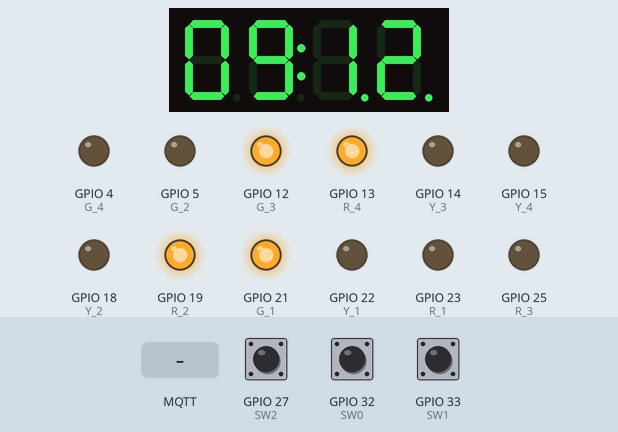
Recording of a program running on a simulated ESP32. Shown: 4-digit seven-segment display, output pins drawn as LEDs (lit = HIGH). The test bench sets the inputs (shaded band); at power-on: GPIO 27 (SW2) HIGH, GPIO 32 (SW0) HIGH, GPIO 33 (SW1) HIGH. WiFi joins after 1.5 s; servers stay silent unless stated; the local clock reads 2024-03-15 10:24:30 at power-on unless the program sets it; no MQTT or app messages arrive unless stated; not simulated (calls return 0 or success): credentials.h; what the program prints to the serial monitor is not drawn.

Above: at 3.1 s.
3.2 s: GPIO 27 (SW2) pulled LOW for 0.15 s
At 3.7 s:
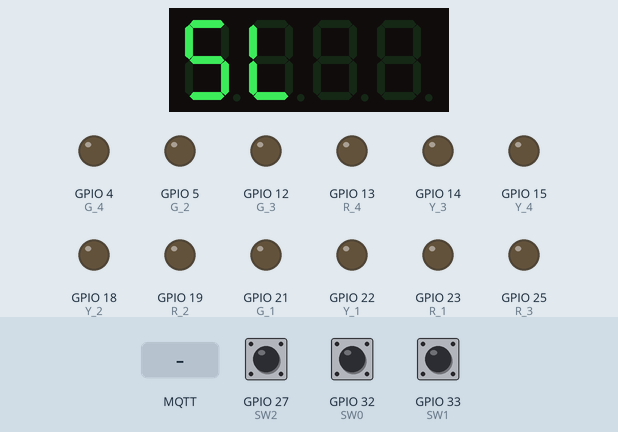
4.8 s: MQTT message "SLEEP" arrives on the second subscribed topic
At 5.8 s:
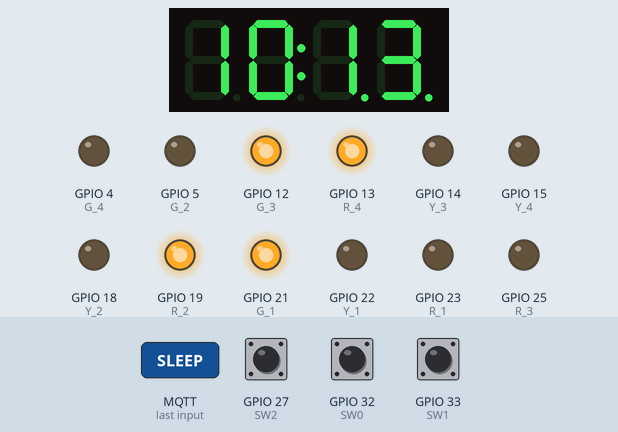
7.8 s: GPIO 32 (SW0) pulled LOW for 0.15 s
At 8.2 s:
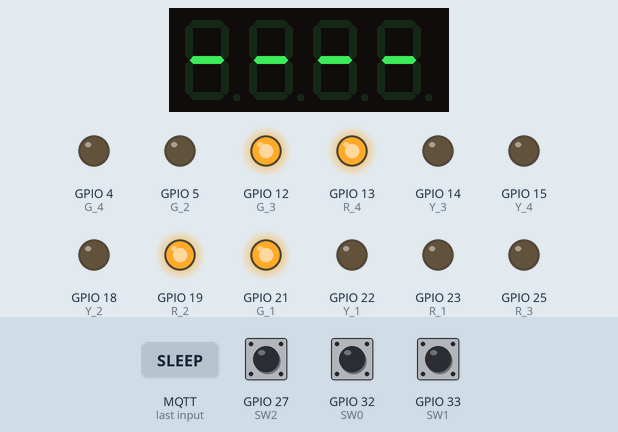
9.4 s: GPIO 33 (SW1) pulled LOW for 0.15 s
At 10.5 s:
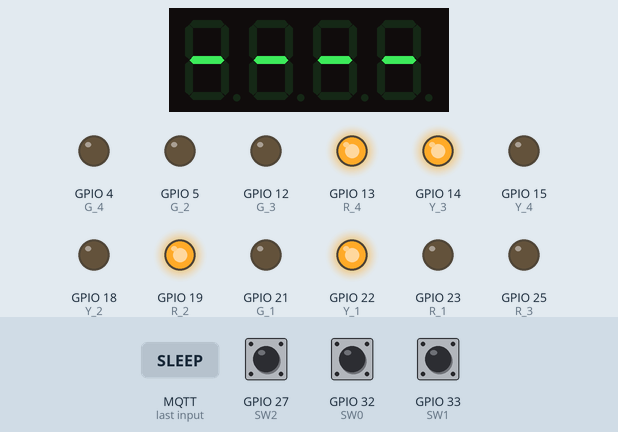
11.0 s: MQTT message "AUTO" arrives on the second subscribed topic
At 11.8 s:
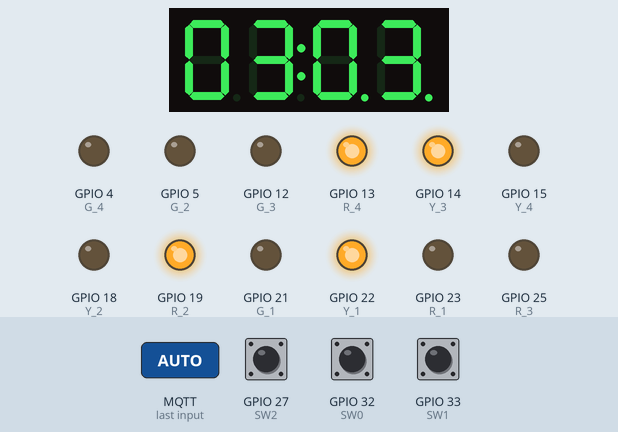
14.0 s: MQTT message "1" arrives on the first subscribed topic
At 17.3 s:
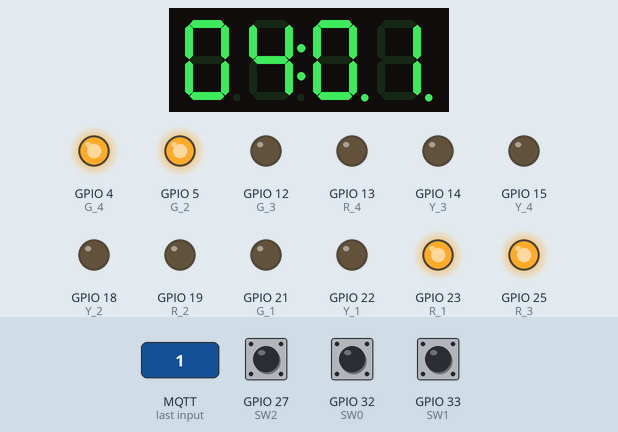
Timing chart, 0 to 19.5 s (numbered marks = the images above; inputs shaded):
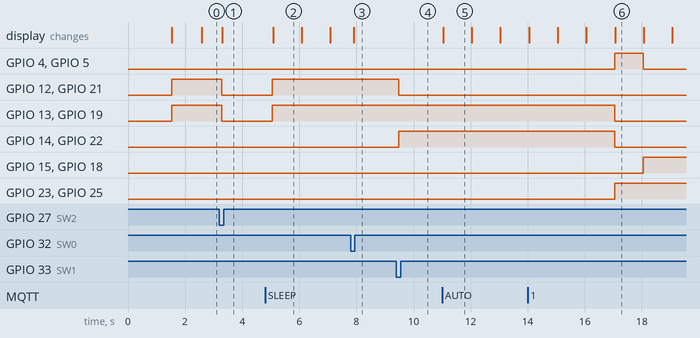

Measured:
- after the input at 3.2 s, GPIO 12 (G_3), GPIO 13 (R_4), GPIO 19 (R_2), GPIO 21 (G_1): HIGH → LOW after 0.08 s; the display: changes after 0.11 s (image 1)
- after the input at 4.8 s, GPIO 12 (G_3), GPIO 13 (R_4), GPIO 19 (R_2), GPIO 21 (G_1): LOW → HIGH after 0.26 s; the display: changes after 0.28 s (image 2)
- after the input at 7.8 s, the display: changes after 0.10 s (image 3)
- after the input at 9.4 s, GPIO 12 (G_3), GPIO 21 (G_1): HIGH → LOW after 0.08 s; GPIO 14 (Y_3), GPIO 22 (Y_1): LOW → HIGH after 0.08 s
- after the input at 11.0 s, the display: changes at once (image 5)
- after the input at 14.0 s, GPIO 4 (G_4), GPIO 5 (G_2), GPIO 23 (R_1), GPIO 25 (R_3): LOW → HIGH after 3.0 s instead of 0.02 s; GPIO 13 (R_4), GPIO 14 (Y_3), GPIO 19 (R_2), GPIO 22 (Y_1): HIGH → LOW after 3.0 s instead of 0.02 s; GPIO 15 (Y_4), GPIO 18 (Y_2): LOW → HIGH after 4.0 s
- what the display in image 2 shows lasts 1.0 s, from 5.1 s to 6.1 s

The program:

main.cpp
```cpp
#include "globals.h"
#include "network_manager.h"
#include "hardware_control.h"
#include "traffic_logic.h"

void firebaseTask(void *pvParameters) {
    Serial.println("Firebase task started on Core 0");
    while (true) {
        String* jsonStrPtr = NULL;
        if (xQueueReceive(firebaseQueue, &jsonStrPtr, portMAX_DELAY) == pdPASS) {
            if (jsonStrPtr != NULL) {
                FirebaseJson json;
                json.setJsonData(jsonStrPtr->c_str());
                if (Firebase.updateNode(fbdo, "/traffic_system/latest_status", json)) {
                    // Success
                } else {
                    Serial.print("Firebase async update failed: ");
                    Serial.println(fbdo.errorReason());
                }
                delete jsonStrPtr;
            }
        }
        vTaskDelay(pdMS_TO_TICKS(10));
    }
}

void setup() {
    Serial.begin(115200);

    // GPIO Initialization
    pinMode(R_1, OUTPUT); pinMode(Y_1, OUTPUT); pinMode(G_1, OUTPUT);
    pinMode(R_2, OUTPUT); pinMode(Y_2, OUTPUT); pinMode(G_2, OUTPUT);
    pinMode(R_3, OUTPUT); pinMode(Y_3, OUTPUT); pinMode(G_3, OUTPUT);
    pinMode(R_4, OUTPUT); pinMode(Y_4, OUTPUT); pinMode(G_4, OUTPUT);
    pinMode(SW0, INPUT_PULLUP); pinMode(SW1, INPUT_PULLUP);
    pinMode(SW2, INPUT_PULLUP);

    // TM1637 Display Setup
    display.setBrightness(0x0f);
    display.clear();

    // Wi-Fi and MQTT connection
    setup_wifi();
    client.setBufferSize(MQTT_BUFFER_SIZE);
    client.setServer(mqtt_server, MQTT_BROKER_PORT);
    client.setKeepAlive(60);
    client.setSocketTimeout(15);
    client.setCallback(callback);
    ensureMqttConnected();

    // Firebase Setup
    Serial.println("Khoi tao Firebase...");
    configTime(7 * 3600, 0, "pool.ntp.org", "time.nist.gov");
    unsigned long startSync = millis();
    while (time(nullptr) < 100000 && millis() - startSync < 5000) {
        delay(100);
    }

    firebaseConfig.host = FIREBASE_HOST;
    firebaseConfig.api_key = FIREBASE_AUTH;
    firebaseAuth.user.email = "test@gmail.com";
    firebaseAuth.user.password = "123456";

    Firebase.begin(&firebaseConfig, &firebaseAuth);
    Firebase.reconnectWiFi(true);

    // Khởi tạo Queue và Task cho Firebase chạy ngầm trên Core 0
    firebaseQueue = xQueueCreate(10, sizeof(String*));
    xTaskCreatePinnedToCore(
        firebaseTask,
        "FirebaseTask",
        8192,
        NULL,
        1,
        NULL,
        0
    );

    // Initial states
    lastChangeTime = millis();
    updateTimeLeft();
    updateLEDs();
    displayTime();

    Serial.println("He thong da khoi dong");
}

void loop() {
    ensureMqttConnected();
    client.loop();

    // Publish light state immediately on change
    static TrafficState lastPublishedState = (TrafficState)-1;
    if (currentState != lastPublishedState) {
        publishLightState(currentState);
        lastPublishedState = currentState;
    }

    checkSleepMode();

    static bool wasSleeping = false;
    if (sleepMode) {
        if (!wasSleeping) {
            enterSleepMode();
            wasSleeping = true;
        }
        if (millis() - lastMqttPub > 2000) {
            publishTrafficStatusToFirebase();
            lastMqttPub = millis();
        }
        return;
    }
    wasSleeping = false;

    checkButtons();

    if (currentMode == MODE_AUTO) {
        autoMode();
    }

    displayTime();

    if (millis() - lastMqttPub > 1000) {
        publishTrafficStatusToFirebase();
        lastMqttPub = millis();
    }

    delay(10);
}
```

globals.h
```cpp
#ifndef GLOBALS_H
#define GLOBALS_H

#include <Arduino.h>
#include <TM1637Display.h>
#include <WiFi.h>
#include <PubSubClient.h>
#include <FirebaseESP32.h>
#include <ArduinoJson.h>
#include "mqtt_config.h"
#include "credentials.h"

// Cấu hình Firebase
#define FIREBASE_HOST FB_HOST
#define FIREBASE_AUTH FB_AUTH


// Định nghĩa chân phần cứng
#define R_1 23
#define Y_1 22
#define G_1 21
#define R_2 19
#define Y_2 18
#define G_2 5
#define R_3 25
#define Y_3 14
#define G_3 12
#define R_4 13
#define Y_4 15
#define G_4 4
#define TM1637_CLK 17
#define TM1637_DIO 16
#define SW0 32
#define SW1 33
#define SW2 27

// Định nghĩa enums trạng thái
enum TrafficMode { MODE_AUTO, MODE_MANUAL };
enum TrafficState { STATE_1_GREEN, STATE_1_YELLOW, STATE_2_GREEN, STATE_2_YELLOW };

// Khai báo biến toàn cục (extern)
extern const char* ssid;
extern const char* password;
extern const char* mqtt_server;
extern const char* topic_sub_cmd;
extern const char* topic_sub_manual;
extern const char* topic_sub_vehicle_count;

#include <freertos/FreeRTOS.h>
#include <freertos/queue.h>

extern WiFiClient espClient;
extern PubSubClient client;
extern unsigned long lastMqttAttempt;
extern const unsigned long MQTT_RETRY_MS;

extern FirebaseData fbdo;
extern FirebaseConfig firebaseConfig;
extern FirebaseAuth firebaseAuth;
extern QueueHandle_t firebaseQueue;

extern TM1637Display display;

extern TrafficMode currentMode;
extern TrafficState currentState;
extern bool sleepMode;

extern int greenTime1;
extern int greenTime2;
extern int yellowTime;
extern unsigned long lastChangeTime;
extern int currentTimeLeft1;
extern int currentTimeLeft2;

extern unsigned long debounceDelay;
extern unsigned long lastMqttPub;
extern int regionCounts[4][4];
extern String densityLevel;

extern const int MIN_GREEN;
extern const int MAX_GREEN;

#endif
```

hardware_control.h
```cpp
#ifndef HARDWARE_CONTROL_H
#define HARDWARE_CONTROL_H

#include "globals.h"

void updateLEDs();
void updateTimeLeft();
void displayTime();
void enterSleepMode();

#endif
```

network_manager.h
```cpp
#ifndef NETWORK_MANAGER_H
#define NETWORK_MANAGER_H

#include "globals.h"

void setup_wifi();
void callback(char* topic, byte* payload, unsigned int length);
bool mqttSubscribeAll();
void ensureMqttConnected();
void publishTrafficStatusToFirebase();
void publishLightState(TrafficState state);

#endif
```

traffic_logic.h
```cpp
#ifndef TRAFFIC_LOGIC_H
#define TRAFFIC_LOGIC_H

#include "globals.h"

void checkSleepMode();
void checkButtons();
void autoMode();
void calculateGreenTimes();

#endif
```

globals.cpp
```cpp
#include "globals.h"

// WiFi
const char* ssid = WIFI_SSID;
const char* password = WIFI_PASSWORD;

// MQTT Topics
const char* mqtt_server = MQTT_BROKER_HOST;
const char* topic_sub_cmd = MQTT_TOPIC_GREEN_TIME_CMD;
const char* topic_sub_manual = MQTT_TOPIC_CONTROL;
const char* topic_sub_vehicle_count = MQTT_TOPIC_VEHICLE_COUNT;

// Clients
WiFiClient espClient;
PubSubClient client(espClient);
unsigned long lastMqttAttempt = 0;
const unsigned long MQTT_RETRY_MS = 5000;

// Firebase
FirebaseData fbdo;
FirebaseConfig firebaseConfig;
FirebaseAuth firebaseAuth;
QueueHandle_t firebaseQueue = NULL;

// TM1637 Display
TM1637Display display(TM1637_CLK, TM1637_DIO);

// States
TrafficMode currentMode = MODE_AUTO;
TrafficState currentState = STATE_1_GREEN;
bool sleepMode = false;

// Timings
int greenTime1 = 10;
int greenTime2 = 10;
int yellowTime = 3;
unsigned long lastChangeTime = 0;
int currentTimeLeft1 = 0;
int currentTimeLeft2 = 0;

// Debounce & Firebase timer
unsigned long debounceDelay = 50;
unsigned long lastMqttPub = 0;

// Vehicle counting
int regionCounts[4][4] = {{0}};
String densityLevel = "LOW";

// Limits
const int MIN_GREEN = 10;
const int MAX_GREEN = 30;
```

hardware_control.cpp
```cpp
#include "hardware_control.h"

void enterSleepMode() {
    digitalWrite(R_1, LOW); digitalWrite(Y_1, LOW); digitalWrite(G_1, LOW);
    digitalWrite(R_2, LOW); digitalWrite(Y_2, LOW); digitalWrite(G_2, LOW);
    digitalWrite(R_3, LOW); digitalWrite(Y_3, LOW); digitalWrite(G_3, LOW);
    digitalWrite(R_4, LOW); digitalWrite(Y_4, LOW); digitalWrite(G_4, LOW);

    uint8_t sleepData[] = {
        SEG_A | SEG_F | SEG_G | SEG_C | SEG_D,
        SEG_D | SEG_E | SEG_F,
        0x00,
        0x00
    };

    display.setSegments(sleepData);
    delay(100);
}

void updateLEDs() {
    digitalWrite(R_1, LOW); digitalWrite(Y_1, LOW); digitalWrite(G_1, LOW);
    digitalWrite(R_2, LOW); digitalWrite(Y_2, LOW); digitalWrite(G_2, LOW);
    digitalWrite(R_3, LOW); digitalWrite(Y_3, LOW); digitalWrite(G_3, LOW);
    digitalWrite(R_4, LOW); digitalWrite(Y_4, LOW); digitalWrite(G_4, LOW);

    switch(currentState) {
        case STATE_1_GREEN:
            digitalWrite(G_1, HIGH);
            digitalWrite(G_3, HIGH);
            digitalWrite(R_2, HIGH);
            digitalWrite(R_4, HIGH);
            break;
        case STATE_1_YELLOW:
            digitalWrite(Y_1, HIGH);
            digitalWrite(Y_3, HIGH);
            digitalWrite(R_2, HIGH);
            digitalWrite(R_4, HIGH);
            break;
        case STATE_2_GREEN:
            digitalWrite(R_1, HIGH);
            digitalWrite(R_3, HIGH);
            digitalWrite(G_2, HIGH);
            digitalWrite(G_4, HIGH);
            break;
        case STATE_2_YELLOW:
            digitalWrite(R_1, HIGH);
            digitalWrite(R_3, HIGH);
            digitalWrite(Y_2, HIGH);
            digitalWrite(Y_4, HIGH);
            break;
    }
}

void updateTimeLeft() {
    switch(currentState) {
        case STATE_1_GREEN:
            currentTimeLeft1 = greenTime1;
            currentTimeLeft2 = greenTime1 + yellowTime;
            break;
        case STATE_1_YELLOW:
            currentTimeLeft1 = yellowTime;
            currentTimeLeft2 = yellowTime;
            break;
        case STATE_2_GREEN:
            currentTimeLeft1 = greenTime2 + yellowTime;
            currentTimeLeft2 = greenTime2;
            break;
        case STATE_2_YELLOW:
            currentTimeLeft1 = yellowTime;
            currentTimeLeft2 = yellowTime;
            break;
    }
}

void displayTime() {
    if (sleepMode) {
        return;
    }

    if (currentMode == MODE_MANUAL) {
        uint8_t manualData[] = { SEG_G, SEG_G, SEG_G, SEG_G };
        display.setSegments(manualData);
    }
    else {
        int displayNumber = (currentTimeLeft1 * 100) + currentTimeLeft2;
        display.showNumberDecEx(displayNumber, 0b1110000, true);
    }
}
```

network_manager.cpp
```cpp
#include "network_manager.h"
#include "hardware_control.h"
#include "traffic_logic.h"

void setup_wifi() {
    delay(10);
    Serial.println();
    Serial.print("Dang ket noi WiFi: ");
    Serial.println(ssid);
    WiFi.begin(ssid, password);
    while (WiFi.status() != WL_CONNECTED) {
        delay(500);
        Serial.print(".");
    }
    Serial.println("");
    Serial.println("WiFi da ket noi");
    Serial.print("IP address: ");
    Serial.println(WiFi.localIP());
}

void callback(char* topic, byte* payload, unsigned int length) {
    if (length >= MQTT_BUFFER_SIZE) {
        Serial.println("MQTT payload qua lon, bo qua");
        return;
    }

    char messageBuf[MQTT_BUFFER_SIZE];
    memcpy(messageBuf, payload, length);
    messageBuf[length] = '\0';
    String message = String(messageBuf);

    Serial.print("Nhan lenh MQTT tu topic: ");
    Serial.print(topic);
    Serial.print(", Message: ");
    Serial.println(message);

    // 1. Green Time command
    if (String(topic) == topic_sub_cmd) {
        if (currentMode == MODE_AUTO) {
            int new_green_time = message.toInt();
            if (new_green_time > 0) {
                greenTime1 = new_green_time;
                greenTime2 = new_green_time;
                Serial.print("Cap nhat Green Time moi (thủ công): ");
                Serial.println(new_green_time);

                lastChangeTime = millis();
                updateTimeLeft();
                updateLEDs();
            }
        }
    }
    // 2. Control Mode command
    else if (String(topic) == topic_sub_manual) {
        if (message == "AUTO") {
            currentMode = MODE_AUTO;
            Serial.println("Remote: Chuyen sang AUTO");
            lastChangeTime = millis();
            updateTimeLeft();
            updateLEDs();
        } else if (message == "MANUAL") {
            currentMode = MODE_MANUAL;
            Serial.println("Remote: Chuyen sang MANUAL");
        } else if (message == "SLEEP") {
            sleepMode = !sleepMode;
            if(!sleepMode) {
                lastChangeTime = millis();
                updateTimeLeft();
                updateLEDs();
            }
        }
    }
    // 3. Vehicle Count data from RPi
    else if (String(topic) == topic_sub_vehicle_count) {
        Serial.println("Nhận dữ liệu vehicle count từ RPi");
        DynamicJsonDocument doc(1024);
        DeserializationError error = deserializeJson(doc, message);

        if (error) {
            Serial.print("deserializeJson() failed: ");
            Serial.println(error.c_str());
            return;
        }

        for (int i = 0; i < 4; i++) {
            String reg = "region_" + String(i + 1);
            JsonObject obj = doc[reg];
            regionCounts[i][0] = obj["motorbike"] | 0;
            regionCounts[i][1] = obj["car"] | 0;
            regionCounts[i][2] = obj["bus"] | 0;
            regionCounts[i][3] = obj["truck"] | 0;
        }

        int totalVehicles = 0;
        for (int i = 0; i < 4; i++) {
            for (int j = 0; j < 4; j++) {
                totalVehicles += regionCounts[i][j];
            }
        }

        if (totalVehicles > 50) {
            densityLevel = "HIGH";
        } else if (totalVehicles > 20) {
            densityLevel = "MEDIUM";
        } else {
            densityLevel = "LOW";
        }

        if (currentMode == MODE_AUTO) {
            calculateGreenTimes();
        }

        publishTrafficStatusToFirebase();
    }
}

bool mqttSubscribeAll() {
    bool subCmd = client.subscribe(topic_sub_cmd);
    bool subManual = client.subscribe(topic_sub_manual);
    bool subVehicle = client.subscribe(topic_sub_vehicle_count);
    Serial.print("MQTT subscribe cmd=");
    Serial.print(subCmd ? "OK" : "FAIL");
    Serial.print(" manual=");
    Serial.print(subManual ? "OK" : "FAIL");
    Serial.print(" vehicle_count=");
    Serial.println(subVehicle ? "OK" : "FAIL");
    return subCmd && subManual && subVehicle;
}

void ensureMqttConnected() {
    if (client.connected()) {
        return;
    }
    if (millis() - lastMqttAttempt < MQTT_RETRY_MS) {
        return;
    }
    lastMqttAttempt = millis();

    Serial.print("Dang ket noi MQTT ");
    Serial.print(mqtt_server);
    Serial.print(":");
    Serial.print(MQTT_BROKER_PORT);
    Serial.print(" ... ");
    if (client.connect(MQTT_CLIENT_ID)) {
        Serial.println("Da ket noi!");
        mqttSubscribeAll();
    } else {
        Serial.print("Loi, rc=");
        Serial.print(client.state());
        Serial.println(" (thu lai sau 5s)");
    }
}

void publishTrafficStatusToFirebase() {
    String currentStateStr;
    switch(currentState) {
        case STATE_1_GREEN:   currentStateStr = "1_GREEN"; break;
        case STATE_1_YELLOW:  currentStateStr = "1_YELLOW"; break;
        case STATE_2_GREEN:   currentStateStr = "2_GREEN"; break;
        case STATE_2_YELLOW:  currentStateStr = "2_YELLOW"; break;
    }

    FirebaseJson json;

    if (sleepMode) {
        json.set("esp32_mode", "SLEEP");
        json.set("esp32_state", "ALL_OFF");
        json.set("time_left_1", 0);
        json.set("time_left_2", 0);
    } else {
        json.set("esp32_mode", currentMode == MODE_AUTO ? "AUTO" : "MANUAL");
        json.set("esp32_state", currentStateStr.c_str());
        json.set("time_left_1", currentTimeLeft1);
        json.set("time_left_2", currentTimeLeft2);
        json.set("green_time_1", greenTime1);
        json.set("green_time_2", greenTime2);
        json.set("latest_status", densityLevel.c_str());
    }

    FirebaseJson regionObject;
    int totalVehiclesAll = 0;

    for (int i = 0; i < 4; i++) {
        int regionTotal = 0;
        for (int j = 0; j < 4; j++) {
            regionTotal += regionCounts[i][j];
        }

        String regionKey = "Region_" + String(i + 1);

        FirebaseJson regionJson;
        regionJson.set("motorbike", regionCounts[i][0]);
        regionJson.set("car", regionCounts[i][1]);
        regionJson.set("bus", regionCounts[i][2]);
        regionJson.set("truck", regionCounts[i][3]);
        regionJson.set("total_in_region", regionTotal);

        regionObject.set(regionKey.c_str(), regionJson);
        totalVehiclesAll += regionTotal;
    }

    json.set("region_counts", regionObject);
    json.set("total_vehicles_all_time", totalVehiclesAll);
    json.set("timestamp", String(time(nullptr)));

    String serializedStr;
    json.toString(serializedStr, true);
    String* pStr = new String(serializedStr);

    if (firebaseQueue != NULL) {
        if (xQueueSend(firebaseQueue, &pStr, 0) != pdPASS) {
            Serial.println("Firebase Queue full! Dropping update.");
            delete pStr;
        }
    } else {
        delete pStr;
    }
}

void publishLightState(TrafficState state) {
    if (!client.connected()) return;

    String stateStr;
    switch(state) {
        case STATE_1_GREEN:   stateStr = "1_GREEN"; break;
        case STATE_1_YELLOW:  stateStr = "1_YELLOW"; break;
        case STATE_2_GREEN:   stateStr = "2_GREEN"; break;
        case STATE_2_YELLOW:  stateStr = "2_YELLOW"; break;
    }

    client.publish(MQTT_TOPIC_LIGHT_STATE, stateStr.c_str());
}
```

mqtt_config.h
```cpp
// Dong bo IP voi shared/configs/settings.yaml -> mqtt.broker
#ifndef MQTT_CONFIG_H
#define MQTT_CONFIG_H

#define MQTT_BROKER_HOST "172.20.10.5"
#define MQTT_BROKER_PORT 1883
#define MQTT_CLIENT_ID "ESP32_TrafficLight_Client"
#define MQTT_BUFFER_SIZE 1024

#define MQTT_TOPIC_GREEN_TIME_CMD "he_thong_giam_sat_luu_luong/green_time_cmd"
#define MQTT_TOPIC_CONTROL "he_thong_giam_sat_luu_luong/control"
#define MQTT_TOPIC_VEHICLE_COUNT "he_thong_giam_sat_luu_luong/vehicle_count"
#define MQTT_TOPIC_LIGHT_STATE "he_thong_giam_sat_luu_luong/light_state"

#endif
```

Source omitted: traffic_logic.cpp (6731 bytes)
